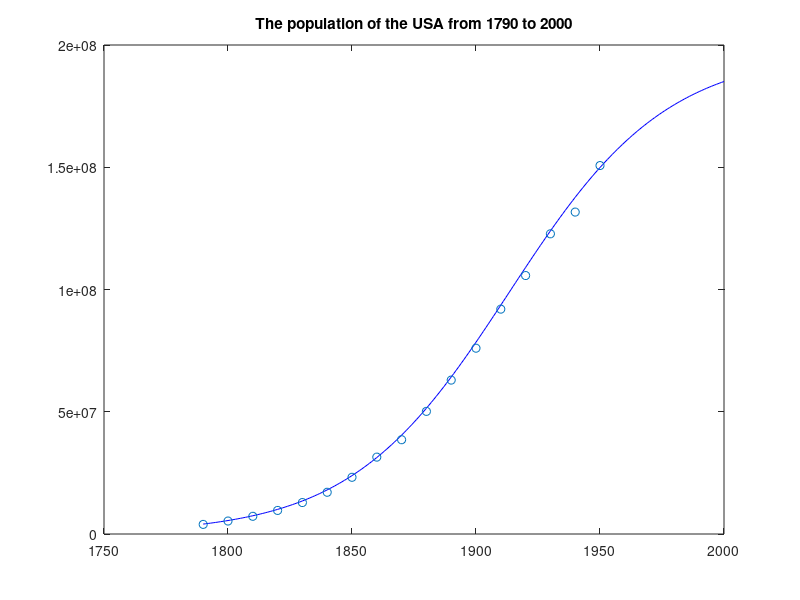

Here is the MATLAB script that generated this plot:
grid on;
t=1790:2000;
A=197273000;
B=-0.03134;
C=-1913.25;
p(t)=A./(1+exp(B.*(t+C)));
plot(t,p(t),'b');
title('The population of the USA from 1790 to 2000');

hold on;
t2=1790:10:1950;
p(t2)=[3929,5308,7240,9638,12866,17069,23192,31443,38558,50156,62948,75995,91972,105711,122775,131669,150697];
scatter(t2,p(t2)*1000,'or');
hold off